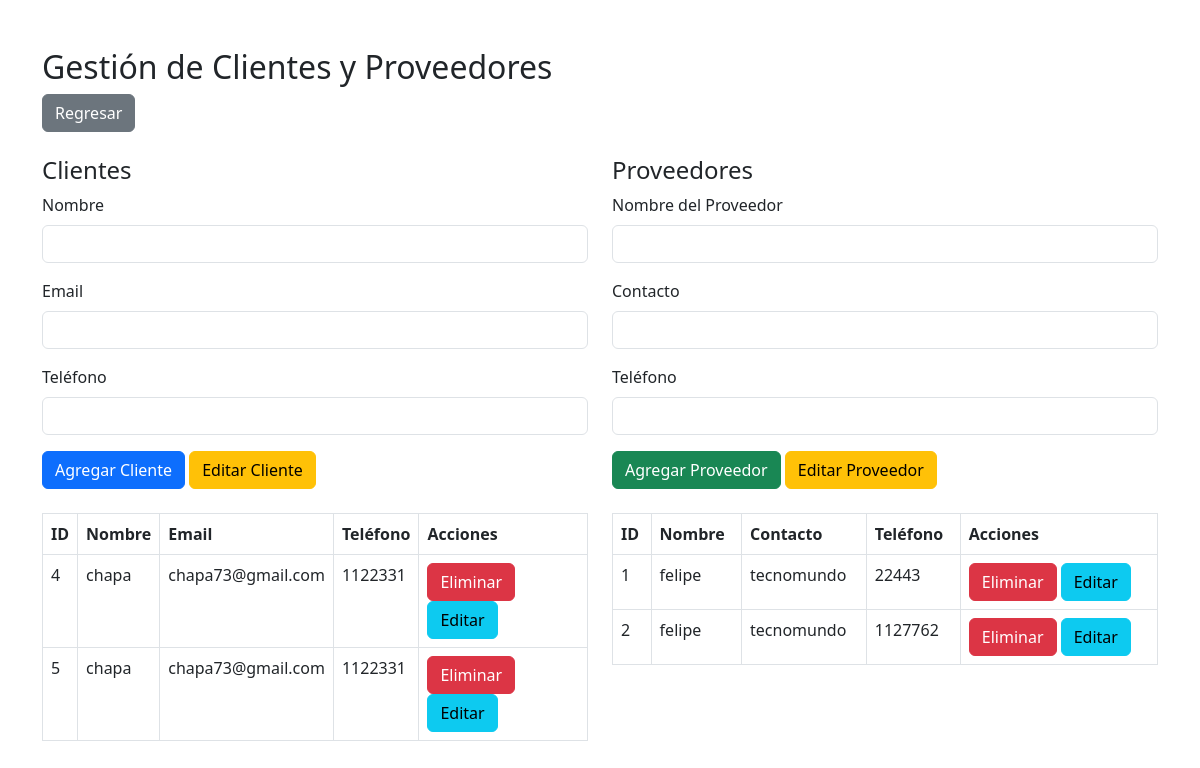
Screenshot of /clientes.php (signed in) with the database file from the repository.
### tables this page shows
CREATE TABLE `clientes` (
  `id` int(11) NOT NULL,
  `nombre` varchar(100) DEFAULT NULL,
  `email` varchar(100) DEFAULT NULL,
  `telefono` varchar(15) DEFAULT NULL
);

CREATE TABLE `proveedores` (
  `id` int(11) NOT NULL,
  `nombre` varchar(100) NOT NULL,
  `contacto` varchar(100) NOT NULL,
  `telefono` varchar(15) NOT NULL
);

### clientes.php (the view, shortened to what this page needs)
<?php
include 'db.php';
$clientes = mysqli_query($conn, "SELECT * FROM clientes");
$proveedores = mysqli_query($conn, "SELECT * FROM proveedores");
?>
<!DOCTYPE html>
<html lang="es">
<head>
    <link href="https://cdn.jsdelivr.net/npm/bootstrap@5.3.0/dist/css/bootstrap.min.css" rel="stylesheet">
</head>
<body>
<div class="container mt-5">
    <h2>Gestión de Clientes y Proveedores</h2>
    <a href="inventario.php" class="btn btn-secondary mb-4">Regresar</a>
    <div class="row">
        <div class="col-md-6">
            <h4>Clientes</h4>
            <form method="POST" class="mb-4">
                <div class="mb-3">
                    <label for="nombre" class="form-label">Nombre</label>
                    <input type="text" class="form-control" name="nombre" id="nombre" required>
                </div>
                <div class="mb-3">
                    <label for="email" class="form-label">Email</label>
                    <input type="email" class="form-control" name="email" id="email" required>
                </div>
                <div class="mb-3">
                    <label for="telefono" class="form-label">Teléfono</label>
                    <input type="text" class="form-control" name="telefono" id="telefono" required>
                </div>
                <button type="submit" name="add_client" class="btn btn-primary">Agregar Cliente</button>
                <button type="submit" name="edit_client" class="btn btn-warning">Editar Cliente</button>
            </form>
            <table class="table table-bordered">
                <thead>
                    <tr>
                        <th>ID</th>
                        <th>Nombre</th>
                        <th>Email</th>
                        <th>Teléfono</th>
                        <th>Acciones</th>
                    </tr>
                </thead>
                <tbody>
                    <?php while ($row = mysqli_fetch_assoc($clientes)): ?>
                        <tr>
                            <td><?php echo $row['id']; ?></td>
                            <td><?php echo $row['nombre']; ?></td>
                            <td><?php echo $row['email']; ?></td>
                            <td><?php echo $row['telefono']; ?></td>
                            <td>
                                <form method="POST" style="display:inline;">
                                    <button type="submit" name="delete_client" class="btn btn-danger">Eliminar</button>
                                </form>
                                <button class="btn btn-info" onclick="editClient(<?php echo $row['id']; ?>, '<?php echo $row['nombre']; ?>', '<?php echo $row['email']; ?>', '<?php echo $row['telefono']; ?>')">Editar</button>
                            </td>
                        </tr>
                    <?php endwhile; ?>
                </tbody>
            </table>
        </div>
        <div class="col-md-6">
            <h4>Proveedores</h4>
            <form method="POST" class="mb-4">
                <div class="mb-3">
                    <label for="nombre_proveedor" class="form-label">Nombre del Proveedor</label>
                    <input type="text" class="form-control" name="nombre_proveedor" id="nombre_proveedor" required>
                </div>
                <div class="mb-3">
                    <label for="contacto" class="form-label">Contacto</label>
                    <input type="text" class="form-control" name="contacto" id="contacto" required>
                </div>
                <div class="mb-3">
                    <label for="telefono_proveedor" class="form-label">Teléfono</label>
                    <input type="text" class="form-control" name="telefono_proveedor" id="telefono_proveedor" required>
                </div>
                <button type="submit" name="add_provider" class="btn btn-success">Agregar Proveedor</button>
                <button type="submit" name="edit_provider" class="btn btn-warning">Editar Proveedor</button>
            </form>
            <table class="table table-bordered">
                <thead>
                    <tr>
                        <th>ID</th>
                        <th>Nombre</th>
                        <th>Contacto</th>
                        <th>Teléfono</th>
                        <th>Acciones</th>
                    </tr>
                </thead>
                <tbody>
                    <?php while ($row = mysqli_fetch_assoc($proveedores)): ?>
                        <tr>
                            <td><?php echo $row['id']; ?></td>
                            <td><?php echo $row['nombre']; ?></td>
                            <td><?php echo $row['contacto']; ?></td>
                            <td><?php echo $row['telefono']; ?></td>
                            <td>
                                <form method="POST" style="display:inline;">
                                    <button type="submit" name="delete_provider" class="btn btn-danger">Eliminar</button>
                                </form>
                                <button class="btn btn-info" onclick="editProvider(<?php echo $row['id']; ?>, '<?php echo $row['nombre']; ?>', '<?php echo $row['contacto']; ?>', '<?php echo $row['telefono']; ?>')">Editar</button>
                            </td>
                        </tr>
                    <?php endwhile; ?>
                </tbody>
            </table>
        </div>
    </div>
</div>
</body>
</html>

### rows the page displays
clientes: id "4", nombre "chapa", email "chapa73@gmail.com", telefono "1122331"
clientes: id "5", nombre "chapa", email "chapa73@gmail.com", telefono "1122331"
proveedores: id "1", nombre "felipe", contacto "tecnomundo", telefono "22443"
proveedores: id "2", nombre "felipe", contacto "tecnomundo", telefono "1127762"
